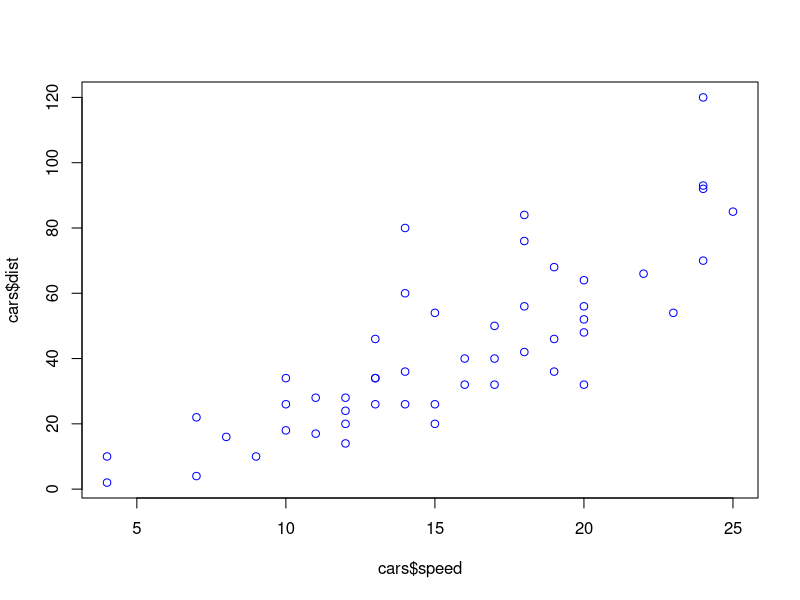
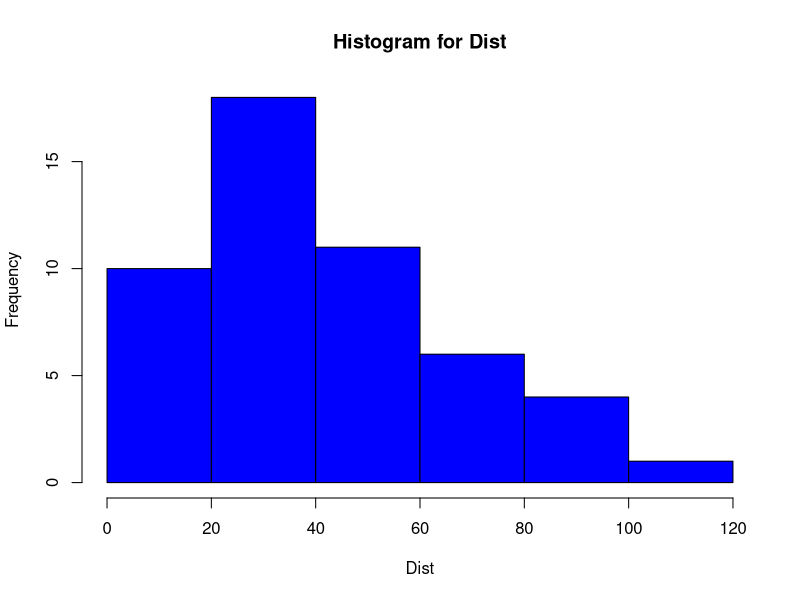

Generate these figures, in order, with R:
## ---- chunk 1
library(car)
library(stats)
## ---- chunk 2
plot(cars$speed, cars$dist,  col="blue")
## ---- chunk 3
hist(cars$dist,
main="Histogram for Dist", 
     xlab="Dist", 
     border="black", 
     col="blue")

## ---- chunk 4
model  = lm(cars$dist~cars$speed)
## ---- chunk 5
summary(model)
